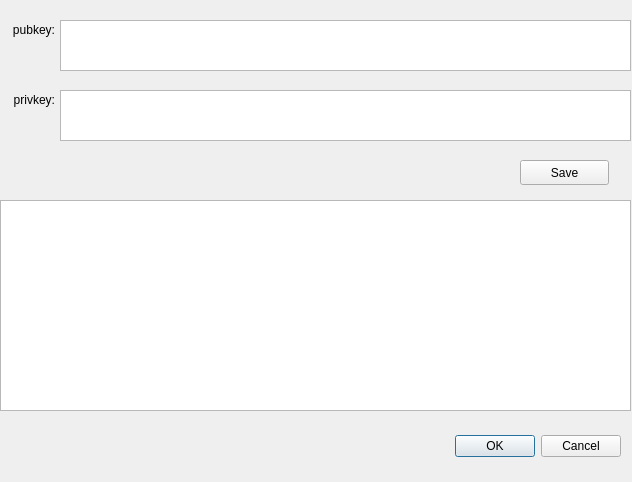
<?xml version="1.0" encoding="UTF-8"?>
<ui version="4.0">
 <class>DialogMasterKey</class>
 <widget class="QDialog" name="DialogMasterKey">
  <property name="geometry">
   <rect>
    <x>0</x>
    <y>0</y>
    <width>632</width>
    <height>482</height>
   </rect>
  </property>
  <property name="windowTitle">
   <string>Dialog</string>
  </property>
  <widget class="QDialogButtonBox" name="buttonBox">
   <property name="geometry">
    <rect>
     <x>280</x>
     <y>430</y>
     <width>341</width>
     <height>32</height>
    </rect>
   </property>
   <property name="orientation">
    <enum>Qt::Horizontal</enum>
   </property>
   <property name="standardButtons">
    <set>QDialogButtonBox::Cancel|QDialogButtonBox::Ok</set>
   </property>
  </widget>
  <widget class="QLabel" name="lab_privkey">
   <property name="geometry">
    <rect>
     <x>0</x>
     <y>20</y>
     <width>55</width>
     <height>20</height>
    </rect>
   </property>
   <property name="text">
    <string>pubkey:</string>
   </property>
   <property name="alignment">
    <set>Qt::AlignRight|Qt::AlignTrailing|Qt::AlignVCenter</set>
   </property>
  </widget>
  <widget class="QLabel" name="lab_pubkey">
   <property name="geometry">
    <rect>
     <x>0</x>
     <y>90</y>
     <width>55</width>
     <height>20</height>
    </rect>
   </property>
   <property name="text">
    <string>privkey:</string>
   </property>
   <property name="alignment">
    <set>Qt::AlignRight|Qt::AlignTrailing|Qt::AlignVCenter</set>
   </property>
  </widget>
  <widget class="QTextEdit" name="textEdit">
   <property name="geometry">
    <rect>
     <x>0</x>
     <y>200</y>
     <width>631</width>
     <height>211</height>
    </rect>
   </property>
   <property name="readOnly">
    <bool>true</bool>
   </property>
  </widget>
  <widget class="QTextEdit" name="textEdit_pubkey">
   <property name="geometry">
    <rect>
     <x>60</x>
     <y>20</y>
     <width>571</width>
     <height>51</height>
    </rect>
   </property>
   <property name="readOnly">
    <bool>true</bool>
   </property>
  </widget>
  <widget class="QTextEdit" name="textEdit_privkey">
   <property name="geometry">
    <rect>
     <x>60</x>
     <y>90</y>
     <width>571</width>
     <height>51</height>
    </rect>
   </property>
   <property name="readOnly">
    <bool>true</bool>
   </property>
  </widget>
  <widget class="QPushButton" name="save">
   <property name="geometry">
    <rect>
     <x>520</x>
     <y>160</y>
     <width>89</width>
     <height>25</height>
    </rect>
   </property>
   <property name="text">
    <string>Save</string>
   </property>
  </widget>
 </widget>
 <resources/>
 <connections>
  <connection>
   <sender>buttonBox</sender>
   <signal>accepted()</signal>
   <receiver>DialogMasterKey</receiver>
   <slot>accept()</slot>
   <hints>
    <hint type="sourcelabel">
     <x>248</x>
     <y>254</y>
    </hint>
    <hint type="destinationlabel">
     <x>157</x>
     <y>274</y>
    </hint>
   </hints>
  </connection>
  <connection>
   <sender>buttonBox</sender>
   <signal>rejected()</signal>
   <receiver>DialogMasterKey</receiver>
   <slot>reject()</slot>
   <hints>
    <hint type="sourcelabel">
     <x>316</x>
     <y>260</y>
    </hint>
    <hint type="destinationlabel">
     <x>286</x>
     <y>274</y>
    </hint>
   </hints>
  </connection>
 </connections>
</ui>
